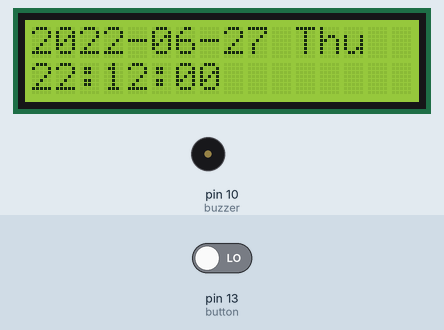
The sketch below on a simulated Arduino Uno, built with avr-gcc and run on an emulated ATmega328P. Shown: 16×2 character LCD, buzzer (waves = sounding, pin HIGH). The test bench sets the inputs (shaded band); at power-on: pin 13 (button) LOW. The local clock reads 2024-03-15 10:24:30 at power-on unless the sketch sets it.

Above: at 0.2 s.
At 4.9 s:
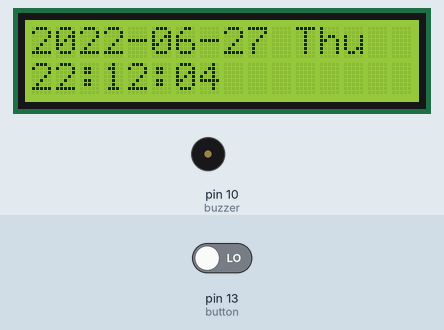
5.0 s: pin 13 (button) driven LOW
8.2 s: pin 13 (button) driven HIGH
At 12.9 s:
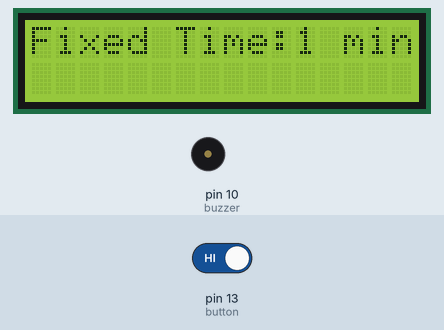
Timing chart, 0 to 14.4 s (numbered marks = the images above; inputs shaded):
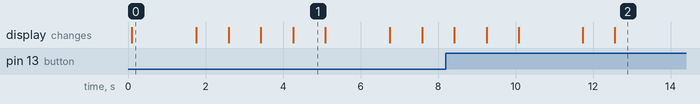

Measured:
- after the input at 8.2 s, the display: first differs from a run without the input after 3.5 s (image 2 shows a later state)
- what the display in image 0 shows lasts 1.7 s, from 0.1 s to 1.8 s

The sketch:

DS1302Clock.ino
```cpp
// DS1302:  RST pin    -> Arduino Digital 2
//          DAT pin   -> Arduino Digital 3
//          CLK pin  -> Arduino Digital 5
#include <LiquidCrystal.h>
#include <DS1302.h>//https://gitee.com/li-baoyu/arduino/tree/master/DS1302
#define buzzer (10)
LiquidCrystal lcd(12, 11, 9, 8, 7, 6);
DS1302 rtc(2, 3, 5);
int j=0;//记录定时设定分钟数
int time=0;//remine the last time
int button=13;//13口控制按钮
boolean onoff= LOW; //记录按钮状态
boolean timefix=LOW;//记时器开关，LOW表示未定时，HIGH表示定时
unsigned long buttonHoldTime = 0;//按钮按下持续时间
int buttonStateOld;//按钮上一时刻状态
int buttonState;//按钮本时刻状态

void ting()//控制蜂鸣器发声
{
    int checkstate = digitalRead(button);
    for(int i=0;i<80;i++)//输出一个频率的声音
    {
      digitalWrite(buzzer,HIGH);//发声音
      delay(10);//延时1ms
      digitalWrite(buzzer,LOW);//不发声音
      delay(10);//延时ms
    }
    for(int i=0;i<100;i++)//输出另一个频率的声音,这里的100与前面的80一样，用来控制频率，可以自己调节
    {
      digitalWrite(buzzer,HIGH);
      delay(5);
      digitalWrite(buzzer,LOW);
      delay(5);
    }
}

void clockdate()//1602显示时间
{
        lcd.clear(); //清屏
        lcd.setCursor(0,0);
        lcd.print(rtc.getDateStr(FORMAT_LONG,FORMAT_BIGENDIAN, '-'));//从1302的库文件可以看出，这里有下面几种格式FORMAT_BIGENDIAN:2010-01-01;FORMAT_LITTLEENDIAN:01-01-2010
        lcd.setCursor(11,0);
        lcd.print(rtc.getDOWStr());
        lcd.setCursor(14,0);
        lcd.print("    ");
        lcd.setCursor(0, 1) ;
        lcd.print(rtc.getTimeStr());
}

void setup()
{
  lcd.begin(16, 2);  //初始化LCD
  pinMode(buzzer,OUTPUT);//设置数字IO脚模式，OUTPUT为输出
  pinMode(button,INPUT);//设置引脚为输入模式
  // 设置时钟初始值
  rtc.halt(false);
  rtc.writeProtect(false);

  rtc.setDOW(MONDAY);        // 设置星期
  rtc.setTime(22, 12,00);     //设置时间10:12:00
  rtc.setDate(27, 6, 2022);   // 设置日期2022-6-27
  rtc.writeProtect(true);
}

void loop()
{
  buttonState = digitalRead(button);
  delay(20);
  if (buttonState==HIGH && buttonStateOld==LOW)//按钮状态发生变化
  {
    buttonHoldTime = millis();//用millis()时间函数来记时，该函数最长记录时间为9小时22分，由于本程序最多记录60分钟，所以可以使用
    buttonStateOld = buttonState;

    if (onoff==HIGH)//当进入定时设置状态时
    {
          if (j>59)
          {
              j=0;
              timefix=LOW;
          }
          else
          {
              j=j+1;
              timefix=HIGH;

          }
          lcd.setCursor(11,0);
          lcd.print(j);
    }
  }
  else if (buttonState ==HIGH && buttonStateOld==HIGH)//判断按钮是否持续按下
  {
     if (millis()-buttonHoldTime>3000)//当按钮持续按下3秒种进入定时状态
     {
        buttonStateOld=LOW;
        if (onoff==LOW)//进入
        {
          j=0;
          timefix=LOW;
          lcd.clear(); //清屏
          lcd.setCursor(0,0);
          lcd.print("Fixed Time:");
          lcd.setCursor(11,0);
          lcd.print(j);
          lcd.setCursor(13,0);
          lcd.print("min");

          onoff=HIGH;
        }
        else//退出
        {
          clockdate();
  //        Serial.println(rtc.getTimeStr());
          buttonHoldTime = millis();
          onoff= LOW;
        }
     }
     else
     {
       buttonStateOld =buttonState;
     }
  }
  else
  {
    buttonStateOld =buttonState;
  }
   if (onoff==LOW)
   {
     clockdate();
   }
   if (timefix==HIGH && j>0 && onoff==LOW)
    {
      unsigned long delaytime=j*60000 - 1000;//把分钟计算成秒

      if ((millis()-buttonHoldTime)>=delaytime )
      {
          do
          {
            buttonState = digitalRead(button);
            ting();
          }while (buttonState==LOW);//当按下按钮后，停止蜂鸣
          j=0;
      }
      else
      {
        clockdate();
      }
    }

  delay(800);
}
```
